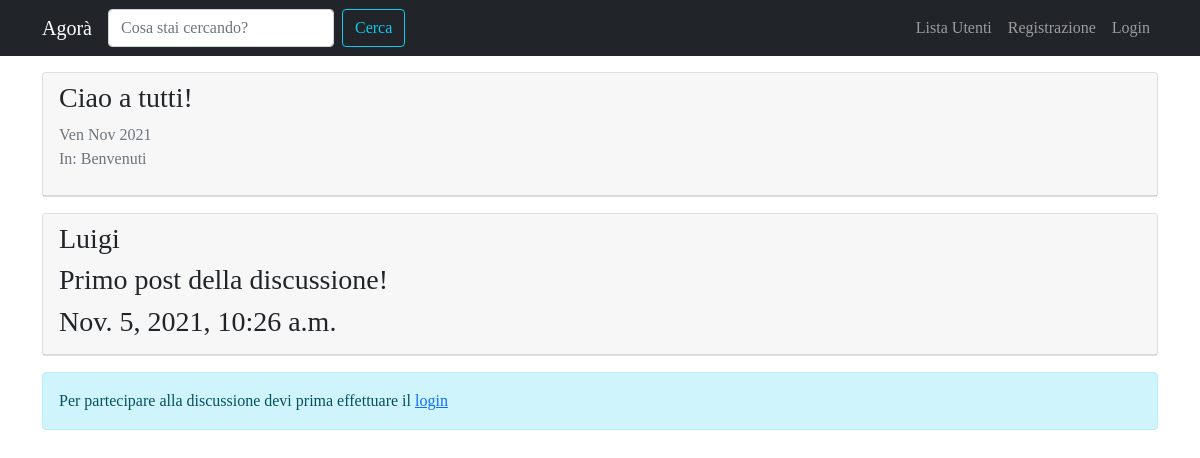
The app's page /forum/discussione/2/, older data.
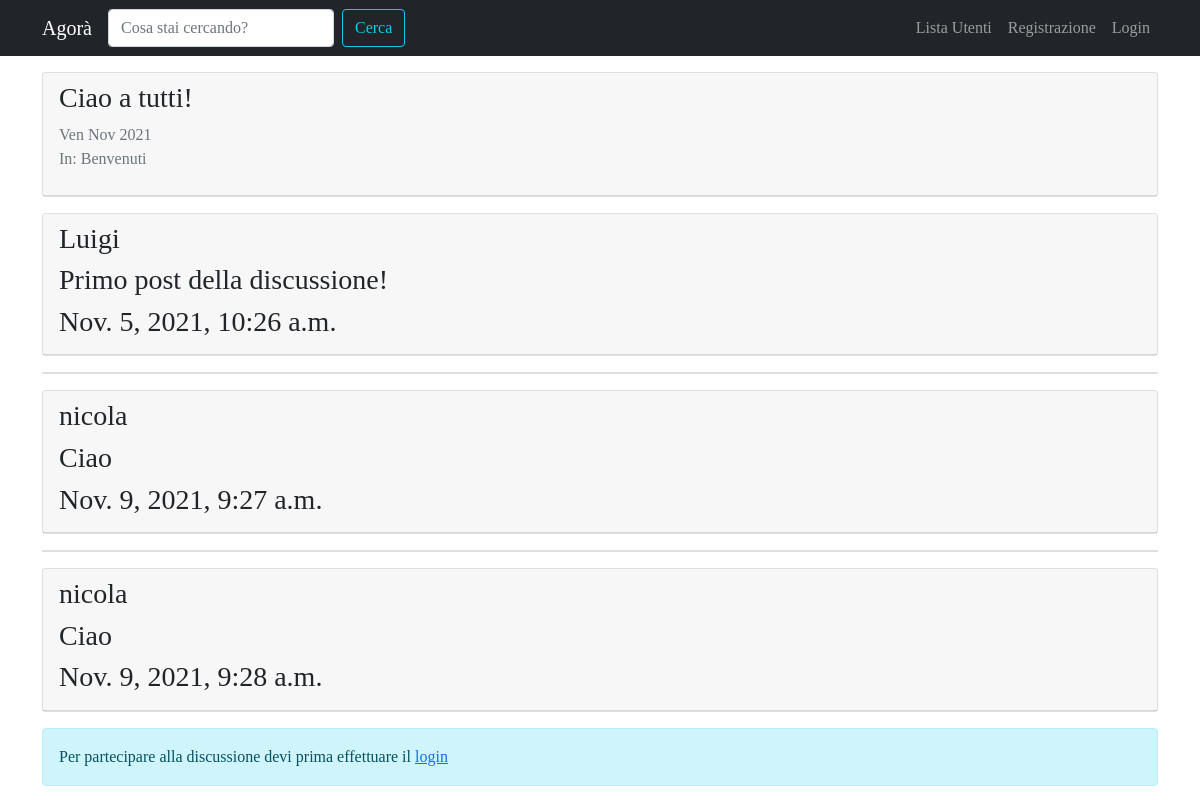
The same page, newer data.
### forum/models.py (models this page shows, shortened)
class Discussione(models.Model):
    titolo = models.CharField(max_length=120)
    data_creazione = models.DateTimeField(auto_now_add=True)
    autore_discussione = models.ForeignKey(User, on_delete=models.CASCADE, related_name="discussioni")
    sezione_appartenenza = models.ForeignKey(Sezione, on_delete=models.CASCADE)
    class Meta:
        verbose_name = "Discussione"
        verbose_name_plural = "Discussioni"

class Post(models.Model):
    autore_post = models.ForeignKey(User, on_delete=models.CASCADE, related_name='posts')
    contenuto = models.TextField()
    data_creazione = models.DateTimeField(auto_now_add=True)
    discussione = models.ForeignKey(Discussione, on_delete=models.CASCADE)
    class Meta:
        verbose_name = "Post"
        verbose_name_plural = 'Posts'

class Sezione(models.Model):
    nome_sezione = models.CharField(max_length=80)
    descrizione = models.CharField(max_length=150, blank=True, null=True)
    logo_sezione = models.ImageField(blank=True, null=True)
    def __str__(self):
        return self.nome_sezione
    class Meta:
        verbose_name = "Sezione"
        verbose_name_plural = "Sezioni"

### forum/views.py (the view)
# urls.py: path('discussione/<int:pk>/', views.visualizza_discussione, name='visualizza_discussione'),
def visualizza_discussione(request, pk):
    discussione = get_object_or_404(Discussione, pk=pk)
    posts_discussione = Post.objects.filter(discussione=discussione)
    form_risposta = PostModelForm()
    context = {'discussione': discussione, 'posts_discussione': posts_discussione, "form_risposta": form_risposta}
    return render(request, "forum/singola_discussione.html", context)

### forum/forms.py
class PostModelForm(forms.ModelForm):
    class Meta:
        model = Post
        fields = ["contenuto"]
        widgets = {
            "contenuto": forms.Textarea(attrs={'rows': '5'})
        }
        labels = {"contenuto": "Messaggio"}

### forum/templates/forum/singola_discussione.html (shortened to what this page needs)
{% extends 'base.html' %}
{% load crispy_forms_tags %}
{% block content %}
    {% for post in posts_discussione %}
    <div class="card my-3">
        {% if forloop.first %}
        <div class="card-header">
            <h3>{{ discussione.titolo }}</h3>
            <p class="text-muted">{{ discussione.data_creazione|date:"D M Y" }}
            <br>In: {{ discussione.sezione_appartenenza }}</p>
        </div>
        {% endif %}
    </div>
        <div class="card my-3">
            <div class="card-header">
                <h3> {{ post.autore_post }} </h3>
                <h3> {{ post.contenuto }} </h3>
                <h3> {{ post.data_creazione }} </h3>
            </div>
        </div>
    {% endfor %}
    {% if request.user.is_authenticated %}
        {% include 'forum/form_risposta.html' %}
    {% else %}
        <div class="alert alert-info" role="alert">
            Per partecipare alla discussione devi prima effettuare il <a href="{% url 'login' %}?next={{ request.get_full_path }}">login</a>
        </div>
    {% endif %}
{% endblock content %}

Row changes from the older to the newer data that the page shows:
added Post: autore_post "nicola", contenuto "Ciao", data_creazione "Nov. 9, 2021, 9:27 a.m."
added Post: autore_post "nicola", contenuto "Ciao", data_creazione "Nov. 9, 2021, 9:28 a.m."
